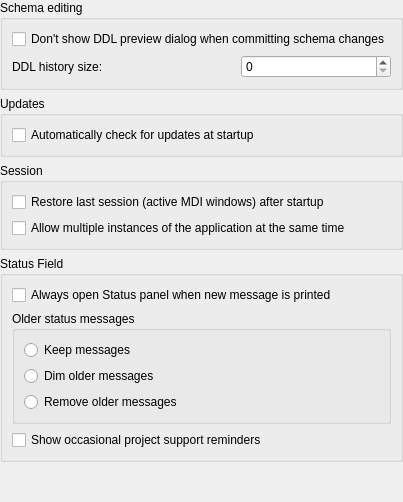
         <widget class="QWidget" name="generalPage">
          <layout class="QVBoxLayout" name="verticalLayout_3">
           <property name="leftMargin">
            <number>0</number>
           </property>
           <property name="topMargin">
            <number>0</number>
           </property>
           <property name="rightMargin">
            <number>0</number>
           </property>
           <property name="bottomMargin">
            <number>0</number>
           </property>
           <item>
            <widget class="QGroupBox" name="schemaEditingGroup">
             <property name="title">
              <string>Schema editing</string>
             </property>
             <layout class="QGridLayout" name="gridLayout_12">
              <item row="1" column="1">
               <widget class="QSpinBox" name="ddlHistorySizeSpin">
                <property name="maximumSize">
                 <size>
                  <width>150</width>
                  <height>16777215</height>
                 </size>
                </property>
                <property name="toolTip">
                 <string>Number of DDL changes kept in history.</string>
                </property>
                <property name="maximum">
                 <number>9999999</number>
                </property>
                <property name="cfg" stdset="0">
                 <string notr="true">General.DdlHistorySize</string>
                </property>
               </widget>
              </item>
              <item row="1" column="0">
               <widget class="QLabel" name="ddlHistorySizeLabel">
                <property name="text">
                 <string>DDL history size:</string>
                </property>
               </widget>
              </item>
              <item row="0" column="0" colspan="2">
               <widget class="QCheckBox" name="dontShowDdlPreview">
                <property name="text">
                 <string>Don't show DDL preview dialog when committing schema changes</string>
                </property>
                <property name="cfg" stdset="0">
                 <string notr="true">General.DontShowDdlPreview</string>
                </property>
               </widget>
              </item>
             </layout>
            </widget>
           </item>
           <item>
            <widget class="QGroupBox" name="updatesGroup">
             <property name="title">
              <string>Updates</string>
             </property>
             <layout class="QVBoxLayout" name="verticalLayout_29">
              <item>
               <widget class="QCheckBox" name="checkForUpdatesCheck">
                <property name="text">
                 <string>Automatically check for updates at startup</string>
                </property>
                <property name="cfg" stdset="0">
                 <string notr="true">General.CheckUpdatesOnStartup</string>
                </property>
               </widget>
              </item>
             </layout>
            </widget>
           </item>
           <item>
            <widget class="QGroupBox" name="sessionGroup">
             <property name="title">
              <string>Session</string>
             </property>
             <layout class="QGridLayout" name="gridLayout_11">
              <item row="0" column="0">
               <widget class="QCheckBox" name="sessionCheck">
                <property name="text">
                 <string>Restore last session (active MDI windows) after startup</string>
                </property>
                <property name="cfg" stdset="0">
                 <string notr="true">General.RestoreSession</string>
                </property>
               </widget>
              </item>
              <item row="1" column="0">
               <widget class="QCheckBox" name="multipleSessionsCheck">
                <property name="text">
                 <string>Allow multiple instances of the application at the same time</string>
                </property>
                <property name="cfg" stdset="0">
                 <string notr="true">General.AllowMultipleSessions</string>
                </property>
               </widget>
              </item>
             </layout>
            </widget>
           </item>
           <item>
            <widget class="QGroupBox" name="statusFieldGroup">
             <property name="title">
              <string>Status Field</string>
             </property>
             <layout class="QVBoxLayout" name="verticalLayout_35">
              <item>
               <widget class="QCheckBox" name="openStatusFieldOnNewCheck">
                <property name="toolTip">
                 <string>&lt;html&gt;&lt;head/&gt;&lt;body&gt;&lt;p&gt;When user manually closes the Status panel, this option makes sure that if any new message is printed in the Status panel it will be reopened. If it's disabled, then Status panel can only be open manually by the user from the &amp;quot;View&amp;quot; menu.&lt;/p&gt;&lt;p&gt;You can always hide the Status panel with the Esc key.&lt;/p&gt;&lt;/body&gt;&lt;/html&gt;</string>
                </property>
                <property name="text">
                 <string>Always open Status panel when new message is printed</string>
                </property>
                <property name="cfg" stdset="0">
                 <string notr="true">General.AutoOpenStatusField</string>
                </property>
               </widget>
              </item>
              <item>
               <widget class="QGroupBox" name="statusFieldFadeGroup">
                <property name="title">
                 <string>Older status messages</string>
                </property>
                <layout class="QVBoxLayout" name="verticalLayout_38">
                 <item>
                  <widget class="ConfigRadioButton" name="statusFieldFadeKeepRadio">
                   <property name="toolTip">
                    <string>&lt;html&gt;&lt;head/&gt;&lt;body&gt;&lt;p&gt;Older status messages are kept unchanged.&lt;/p&gt;&lt;/body&gt;&lt;/html&gt;</string>
                   </property>
                   <property name="text">
                    <string>Keep messages</string>
                   </property>
                   <property name="cfg" stdset="0">
                    <string notr="true">General.StatusFieldMsgFadingMode</string>
                   </property>
                   <property name="assignedValue" stdset="0">
                    <number>0</number>
                   </property>
                  </widget>
                 </item>
                 <item>
                  <widget class="ConfigRadioButton" name="statusFieldFadeDimmRadio">
                   <property name="toolTip">
                    <string>&lt;html&gt;&lt;head/&gt;&lt;body&gt;&lt;p&gt;Older status messages remain visible, but are visually dimmed to make recent messages stand out.&lt;/p&gt;&lt;/body&gt;&lt;/html&gt;</string>
                   </property>
                   <property name="text">
                    <string>Dim older messages</string>
                   </property>
                   <property name="cfg" stdset="0">
                    <string notr="true">General.StatusFieldMsgFadingMode</string>
                   </property>
                   <property name="assignedValue" stdset="0">
                    <number>1</number>
                   </property>
                  </widget>
                 </item>
                 <item>
                  <widget class="ConfigRadioButton" name="statusFieldFadeRemoveRadio">
                   <property name="toolTip">
                    <string>&lt;html&gt;&lt;head/&gt;&lt;body&gt;&lt;p&gt;Older status messages are automatically removed from the status field.&lt;/p&gt;&lt;/body&gt;&lt;/html&gt;</string>
                   </property>
                   <property name="text">
                    <string>Remove older messages</string>
                   </property>
                   <property name="cfg" stdset="0">
                    <string notr="true">General.StatusFieldMsgFadingMode</string>
                   </property>
                   <property name="assignedValue" stdset="0">
                    <number>2</number>
                   </property>
                  </widget>
                 </item>
                </layout>
               </widget>
              </item>
              <item>
               <widget class="QCheckBox" name="supportRemindersCheck">
                <property name="toolTip">
                 <string>&lt;html&gt;&lt;head/&gt;&lt;body&gt;&lt;p&gt;Occasionally show a status message with information about supporting the Letos project. These reminders appear infrequently and can be disabled at any time.&lt;/p&gt;&lt;/body&gt;&lt;/html&gt;</string>
                </property>
                <property name="text">
                 <string>Show occasional project support reminders</string>
                </property>
                <property name="cfg" stdset="0">
                 <string notr="true">SupportReminder.ShowOccasional</string>
                </property>
               </widget>
              </item>
             </layout>
            </widget>
           </item>
           <item>
            <spacer name="verticalSpacer">
             <property name="orientation">
              <enum>Qt::Orientation::Vertical</enum>
             </property>
             <property name="sizeHint" stdset="0">
              <size>
               <width>20</width>
               <height>40</height>
              </size>
             </property>
            </spacer>
           </item>
          </layout>
         </widget>
